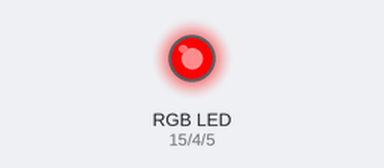
Recording of a sketch running on a simulated Arduino Uno, built with avr-gcc and run on an emulated ATmega328P. Parts: an RGB LED mixed from three pins (HIGH = lit).

Above: at 0.5 s.
At 2.5 s:
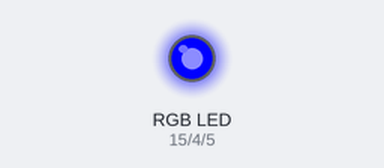
At 3.5 s:
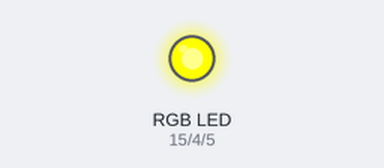
At 4.5 s:
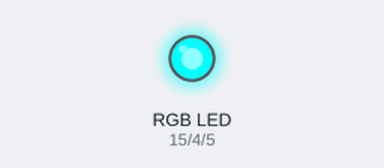
At 6.5 s:
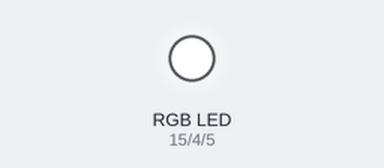
At 8.5 s:
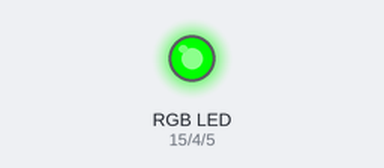
Timing chart, 0 to 9.1 s (numbered marks = the images above):
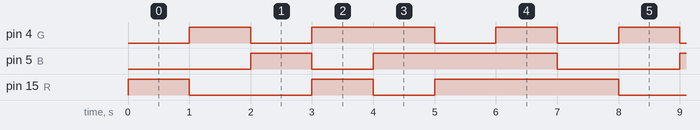

Measured:
- by itself, pin 4 (G): repeats every 7.0 s: LOW 1.0 s, HIGH 2.0 s, 2 × (LOW 1.0 s, HIGH 1.0 s)
- by itself, pin 5 (B): repeats every 7.0 s: LOW 1.0 s, HIGH 3.0 s, LOW 2.0 s, HIGH 1.0 s
- by itself, pin 15 (R): repeats every 7.0 s: LOW 2.0 s, HIGH 1.0 s, LOW 1.0 s, HIGH 3.0 s

The sketch:

rbg.ino
```cpp
// RGB LED Control
// This code controls an RGB LED connected to pins 15 (Red), 4 (Green), and 5 (Blue).
// It cycles through various colors with a 1-second delay between each color.
// this is a common cathode RGB LED setup


// for circuit, you can refer to: rbg.png in the root folder


int R = 15;
int G = 4;
int B = 5;

void setup() {
  pinMode(R, OUTPUT);
  pinMode(G, OUTPUT);
  pinMode(B, OUTPUT);
}

void setColor(int r, int g, int b) {
  analogWrite(R, r);
  analogWrite(G, g);
  analogWrite(B, b);
}

void loop() {
  setColor(255, 0, 0); // Red
  delay(1000);

  setColor(0, 255, 0); // Green
  delay(1000);

  setColor(0, 0, 255); // Blue
  delay(1000);

  setColor(255, 255, 0); // Yellow
  delay(1000);

  setColor(0, 255, 255); // Cyan
  delay(1000);

  setColor(255, 0, 255); // Magenta
  delay(1000);

  setColor(255, 255, 255); // White
  delay(1000);
}
```
